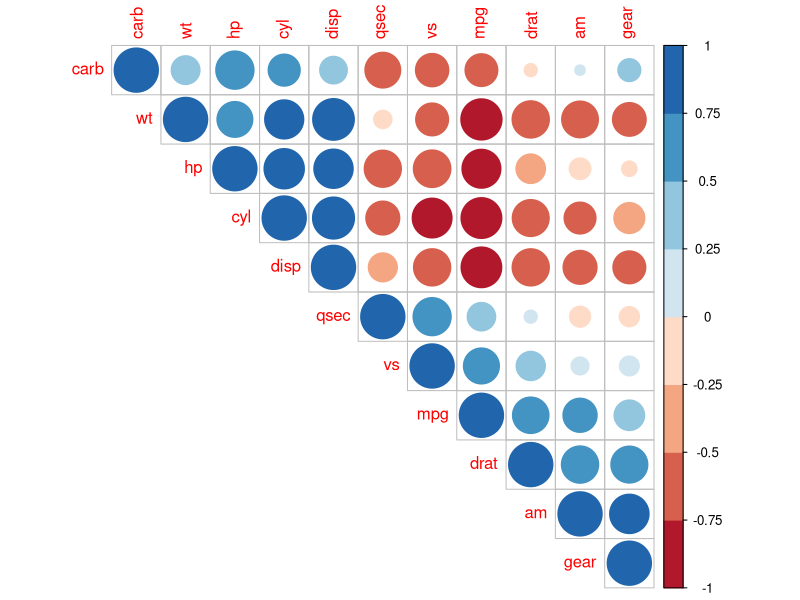

Reproduce this figure in R.
library(ggplot2)
library(gplots)
library(GGally)
library(corrplot)
library(RColorBrewer)

# setwd("C://Users//ARKA GHOSH//Desktop//Papers//2//Output") # same folder as the ZIP-File
# 
# ggpairs(iris[,-5])+ theme_bw()
# p <- ggpairs(iris, aes(color = Species))+ theme_bw()
# # Change color manually.
# # Loop through each plot changing relevant scales
# for(i in 1:p$nrow) {
#   for(j in 1:p$ncol){
#     p[i,j] <- p[i,j] + 
#       scale_fill_manual(values=c("#00AFBB", "#E7B800", "#FC4E07")) +
#       scale_color_manual(values=c("#00AFBB", "#E7B800", "#FC4E07"))  
#   }
# }
# p

M<-cor(mtcars)
head(round(M,2))


corrplot(M, type="upper", order="hclust", 
         col=brewer.pal(n=8, name="RdBu"))
